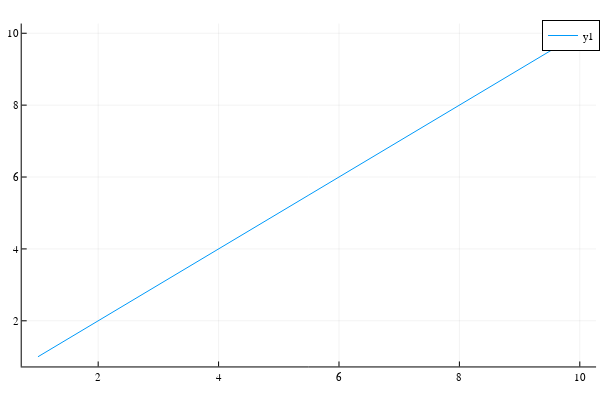

The notebook cell this image was saved under:
### Code cell
plot(1:10)

### Figure 1 — Plotly figure (JSON) as saved in the notebook; plotly's stock layout.template omitted (floating-point values rounded to 4 significant figures)
{"data": [{"colorbar": {"title": ""}, "legendgroup": "y1", "line": {"color": "rgba(0, 154, 250, 1.000)", "dash": "solid", "shape": "linear", "width": 1}, "mode": "lines", "name": "y1", "showlegend": true, "type": "scatter", "x": [1, 2, 3, 4, 5, 6, 7, 8, 9, 10], "xaxis": "x", "y": [1, 2, 3, 4, 5, 6, 7, 8, 9, 10], "yaxis": "y", "zmax": null, "zmin": null}], "layout": {"annotations": [], "height": 400, "legend": {"bgcolor": "rgba(255, 255, 255, 1.000)", "bordercolor": "rgba(0, 0, 0, 1.000)", "borderwidth": 1, "font": {"color": "rgba(0, 0, 0, 1.000)", "family": "sans-serif", "size": 11}, "title": {"font": {"color": "rgba(0, 0, 0, 1.000)", "family": "sans-serif", "size": 15}, "text": ""}, "tracegroupgap": 0, "traceorder": "normal", "x": 1, "xanchor": "auto", "y": 1, "yanchor": "auto"}, "margin": {"b": 20, "l": 0, "r": 0, "t": 20}, "paper_bgcolor": "rgba(255, 255, 255, 1.000)", "plot_bgcolor": "rgba(255, 255, 255, 1.000)", "showlegend": true, "width": 600, "xaxis": {"anchor": "y", "domain": [0.03619, 0.9934], "gridcolor": "rgba(0, 0, 0, 0.100)", "gridwidth": 0.5, "linecolor": "rgba(0, 0, 0, 1.000)", "mirror": false, "range": [0.73, 10.27], "showgrid": true, "showline": true, "showticklabels": true, "tickangle": 0, "tickcolor": "rgb(0, 0, 0)", "tickfont": {"color": "rgba(0, 0, 0, 1.000)", "family": "sans-serif", "size": 11}, "tickmode": "array", "ticks": "inside", "ticktext": ["2", "4", "6", "8", "10"], "tickvals": [2, 4, 6, 8, 10], "title": "", "titlefont": {"color": "rgba(0, 0, 0, 1.000)", "family": "sans-serif", "size": 15}, "type": "-", "visible": true, "zeroline": false, "zerolinecolor": "rgba(0, 0, 0, 1.000)"}, "yaxis": {"anchor": "x", "domain": [0.03762, 0.9902], "gridcolor": "rgba(0, 0, 0, 0.100)", "gridwidth": 0.5, "linecolor": "rgba(0, 0, 0, 1.000)", "mirror": false, "range": [0.73, 10.27], "showgrid": true, "showline": true, "showticklabels": true, "tickangle": 0, "tickcolor": "rgb(0, 0, 0)", "tickfont": {"color": "rgba(0, 0, 0, 1.000)", "family": "sans-serif", "size": 11}, "tickmode": "array", "ticks": "inside", "ticktext": ["2", "4", "6", "8", "10"], "tickvals": [2, 4, 6, 8, 10], "title": "", "titlefont": {"color": "rgba(0, 0, 0, 1.000)", "family": "sans-serif", "size": 15}, "type": "-", "visible": true, "zeroline": false, "zerolinecolor": "rgba(0, 0, 0, 1.000)"}}}
